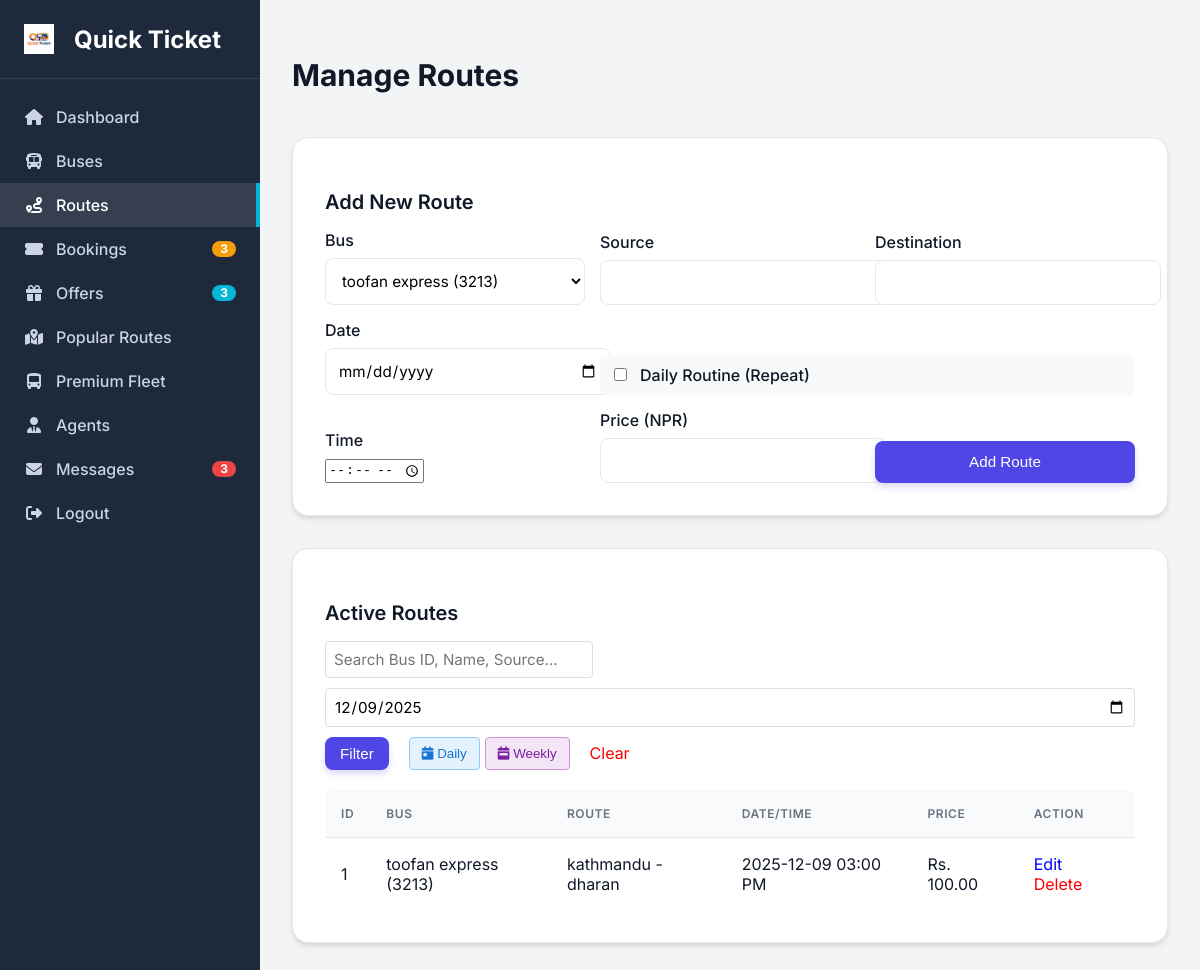
The app's page /admin/routes.php?date_filter=2025-12-09 (signed in) with its own data.
### tables this page shows
CREATE TABLE `routes` (
  `id` int(6) unsigned NOT NULL AUTO_INCREMENT,
  `bus_id` int(6) unsigned DEFAULT NULL,
  `source` varchar(100) NOT NULL,
  `destination` varchar(100) NOT NULL,
  `departure_date` date NOT NULL,
  `departure_time` time NOT NULL,
  `price` decimal(10,2) NOT NULL,
  `created_at` timestamp NOT NULL DEFAULT current_timestamp(),
  PRIMARY KEY (`id`),
  KEY `bus_id` (`bus_id`),
  CONSTRAINT `routes_ibfk_1` FOREIGN KEY (`bus_id`) REFERENCES `buses` (`id`)
);

CREATE TABLE `buses` (
  `id` int(6) unsigned NOT NULL AUTO_INCREMENT,
  `bus_name` varchar(100) NOT NULL,
  `bus_number` varchar(50) NOT NULL,
  `bus_type` varchar(50) NOT NULL,
  `total_seats` int(3) NOT NULL,
  `created_at` timestamp NOT NULL DEFAULT current_timestamp(),
  PRIMARY KEY (`id`)
);

### admin/routes.php (the view, shortened to what this page needs)
<?php
include 'includes/header.php';
?>
<div style="display: flex; justify-content: space-between; align-items: center; margin-bottom: 20px;">
    <h2>Manage Routes</h2>
</div>
<div class="card">
    <h3>Add New Route</h3>
    <form method="POST" style="display: grid; grid-template-columns: repeat(auto-fit, minmax(200px, 1fr)); gap: 15px; align-items: end;">
        <div style="grid-column: span 1;">
            <label>Bus</label>
            <select name="bus_id" required>
                <?php
                $buses = $conn->query("SELECT * FROM buses");
                while ($bus = $buses->fetch_assoc()) {
                    echo "<option value='{$bus['id']}'>{$bus['bus_name']} ({$bus['bus_number']})</option>";
                }
                ?>
            </select>
        </div>
        <div>
            <label>Source</label>
            <input type="text" name="source" required>
        </div>
        <div>
            <label>Destination</label>
            <input type="text" name="destination" required>
        </div>
        <div>
            <label id="date_label">Date</label>
            <input type="date" name="departure_date" id="departure_date" required>
        </div>
        <div style="grid-column: span 2; display: flex; align-items: center; gap: 10px; background: #f8f9fa; padding: 10px; border-radius: 6px;">
            <input type="checkbox" name="is_daily" id="is_daily" onclick="toggleEndDate()">
            <label for="is_daily" style="margin: 0; cursor: pointer;">Daily Routine (Repeat)</label>
        </div>
        <div>
            <label>Time</label>
            <input type="time" name="departure_time" required>
        </div>
        <div>
            <label>Price (NPR)</label>
            <input type="number" name="price" required>
        </div>
        <button type="submit" name="add_route" class="btn btn-primary" style="height: 42px;">Add Route</button>
    </form>
</div>
<div class="card">
    <h3>Active Routes</h3>
    <form method="GET" style="display: flex; gap: 10px; margin-bottom: 20px; align-items: center; flex-wrap: wrap;">
        <input type="text" name="search" list="bus_suggestions" placeholder="Search Bus ID, Name, Source..." value="<?php echo isset($_GET['search']) ? $_GET['search'] : ''; ?>" style="padding: 8px; border: 1px solid #ddd; border-radius: 4px; width: 250px;">
        <input type="date" name="date_filter" value="<?php echo isset($_GET['date_filter']) ? $_GET['date_filter'] : ''; ?>" style="padding: 8px; border: 1px solid #ddd; border-radius: 4px;">
        <button type="submit" class="btn btn-primary" style="padding: 8px 15px;">Filter</button>
        <div style="display: flex; gap: 5px; margin-left: 10px;">
            <button type="submit" name="view" value="daily" title="Daily View (Today)" style="background: #e3f2fd; border: 1px solid #90caf9; color: #1976d2; padding: 8px 12px; border-radius: 4px; cursor: pointer;">
                <i class="fas fa-calendar-day"></i> Daily
            </button>
            <button type="submit" name="view" value="weekly" title="Weekly View (Next 7 Days)" style="background: #f3e5f5; border: 1px solid #ce93d8; color: #7b1fa2; padding: 8px 12px; border-radius: 4px; cursor: pointer;">
                <i class="fas fa-calendar-week"></i> Weekly
            </button>
        </div>
        <?php if(isset($_GET['search']) || isset($_GET['date_filter']) || isset($_GET['view'])): ?>
            <a href="routes.php" style="color: red; margin-left: 10px; text-decoration: none;">Clear</a>
        <?php endif; ?>
    </form>
    <table>
        <thead>
            <tr>
                <th>ID</th>
                <th>Bus</th>
                <th>Route</th>
                <th>Date/Time</th>
                <th>Price</th>
                <th>Action</th>
            </tr>
        </thead>
        <tbody>
            <?php
            $search = isset($_GET['search']) ? $_GET['search'] : '';
            $date_filter = isset($_GET['date_filter']) ? $_GET['date_filter'] : '';
            $view_filter = isset($_GET['view']) ? $_GET['view'] : '';
            $sql = "SELECT r.*, b.bus_name, b.bus_number FROM routes r JOIN buses b ON r.bus_id = b.id WHERE 1=1";
            if ($search) {
                $sql .= " AND (b.bus_name LIKE '%$search%' OR r.source LIKE '%$search%' OR r.destination LIKE '%$search%')";
            } else {
                if ($view_filter == 'daily') {
                    $today = date('Y-m-d');
                    $sql .= " AND r.departure_date = '$today'";
                } elseif ($view_filter == 'weekly') {
                    $today = date('Y-m-d');
                    $next_week = date('Y-m-d', strtotime('+7 days'));
                    $sql .= " AND r.departure_date BETWEEN '$today' AND '$next_week'";
                } elseif ($date_filter) {
                    $sql .= " AND r.departure_date = '$date_filter'";
                }
            }
            $sql .= " ORDER BY r.departure_date DESC";
            $result = $conn->query($sql);
            while ($row = $result->fetch_assoc()) {
                echo "<tr>
                    <td>{$row['id']}</td>
                    <td>{$row['bus_name']} ({$row['bus_number']})</td>
                    <td>{$row['source']} - {$row['destination']}</td>
                    <td>{$row['departure_date']} " . date('h:i A', strtotime($row['departure_time'])) . "</td>
                    <td>Rs. {$row['price']}</td>
                    <td><a href='edit_route.php?id={$row['id']}' style='color: blue; margin-right: 10px;'>Edit</a> <a href='routes.php?delete={$row['id']}' style='color: red;' onclick='return confirm(\"Are you sure?\")'>Delete</a></td>
                </tr>";
            }
            ?>
        </tbody>
    </table>
</div>
<?php include 'includes/footer.php'; ?>

### assets/css/admin_style.css (style rules this page uses)
:root { --primary-color: #4f46e5; --primary-hover: #4338ca; --secondary-color: #64748b; --accent-color: #06b6d4; --success-color: #10b981; --danger-color: #ef4444; --warning-color: #f59e0b; --sidebar-bg: #1e293b; --sidebar-text: #f1f5f9; --bg-color: #f3f4f6; --card-bg: #ffffff; --text-primary: #111827; --text-secondary: #6b7280; --border-color: #e5e7eb; --shadow-sm: 0 1px 2px 0 rgba(0, 0, 0, 0.05); --shadow-md: 0 4px 6px -1px rgba(0, 0, 0, 0.1), 0 2px 4px -1px rgba(0, 0, 0, 0.06); --shadow-lg: 0 10px 15px -3px rgba(0, 0, 0, 0.1), 0 4px 6px -2px rgba(0, 0, 0, 0.05); --radius-md: 0.5rem; --radius-lg: 1rem; --font-family: 'Inter', sans-serif; }
body { font-family: var(--font-family); background-color: var(--bg-color); margin: 0; padding: 0; color: var(--text-primary); }
a { text-decoration: none; color: inherit; }
h2 { font-size: 1.875rem; font-weight: 700; margin-bottom: 1.5rem; color: var(--text-primary); }
h3 { font-size: 1.25rem; font-weight: 600; margin-bottom: 1rem; color: var(--text-primary); }
.card { background-color: var(--card-bg); border-radius: var(--radius-lg); box-shadow: var(--shadow-md); padding: 2rem; margin-bottom: 2rem; border: 1px solid var(--border-color); }
table { width: 100%; border-collapse: separate; border-spacing: 0; }
th, td { padding: 1rem; text-align: left; border-bottom: 1px solid var(--border-color); }
th { background-color: #f8fafc; font-weight: 600; color: var(--text-secondary); text-transform: uppercase; font-size: 0.75rem; letter-spacing: 0.05em; }
th:first-child { border-top-left-radius: var(--radius-md); }
th:last-child { border-top-right-radius: var(--radius-md); }
tr:last-child td { border-bottom: none; }
label { display: block; margin-bottom: 0.5rem; font-weight: 500; color: var(--text-primary); }
input[type="text"], input[type="email"], input[type="password"], input[type="number"], input[type="date"], select, textarea { width: 100%; padding: 0.75rem; border: 1px solid var(--border-color); border-radius: var(--radius-md); background-color: #fff; font-family: inherit; font-size: 0.95rem; transition: border-color 0.2s, box-shadow 0.2s; }
.btn { display: inline-flex; align-items: center; justify-content: center; padding: 0.75rem 1.5rem; font-weight: 500; border-radius: var(--radius-md); transition: all 0.2s; cursor: pointer; border: none; font-size: 0.95rem; gap: 0.5rem; }
.btn-primary { background-color: var(--primary-color); color: white; box-shadow: 0 4px 6px rgba(79, 70, 229, 0.2); }

### records on screen
routes: id "1", bus.bus_name "toofan express", bus.bus_number "3213", source "kathmandu", destination "dharan", departure_date "2025-12-09", departure_time "03:00 PM", price "100.00"

### other values on screen
$pending_bookings_count "3"
$offers_count "3"
$unread_messages_count "3"
form field bus_id "toofan express (3213)"
